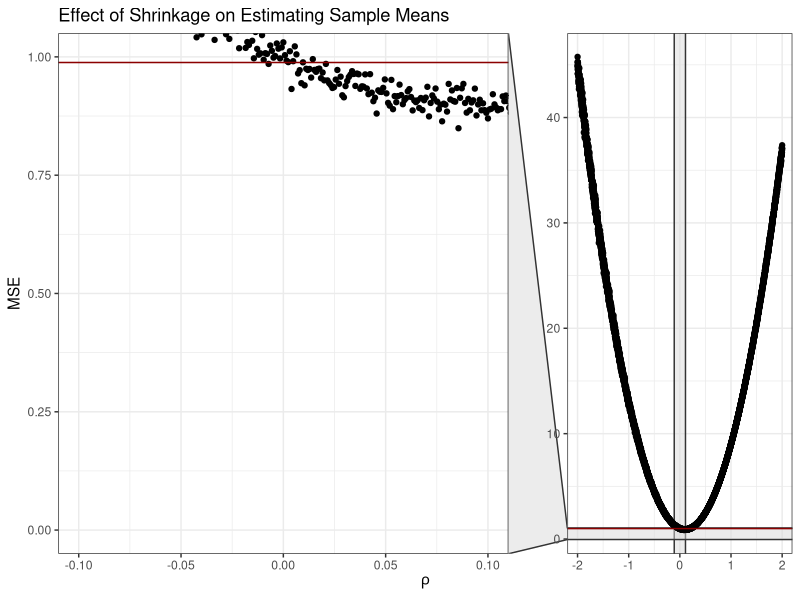
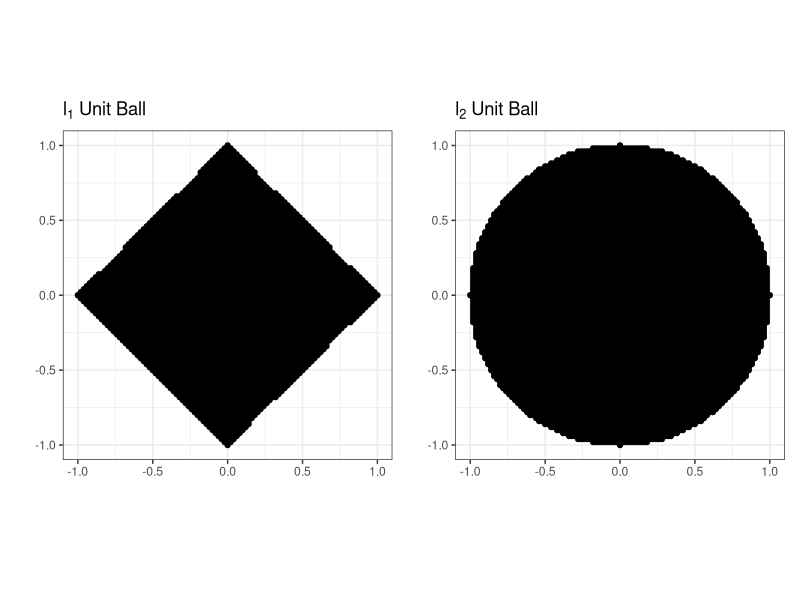
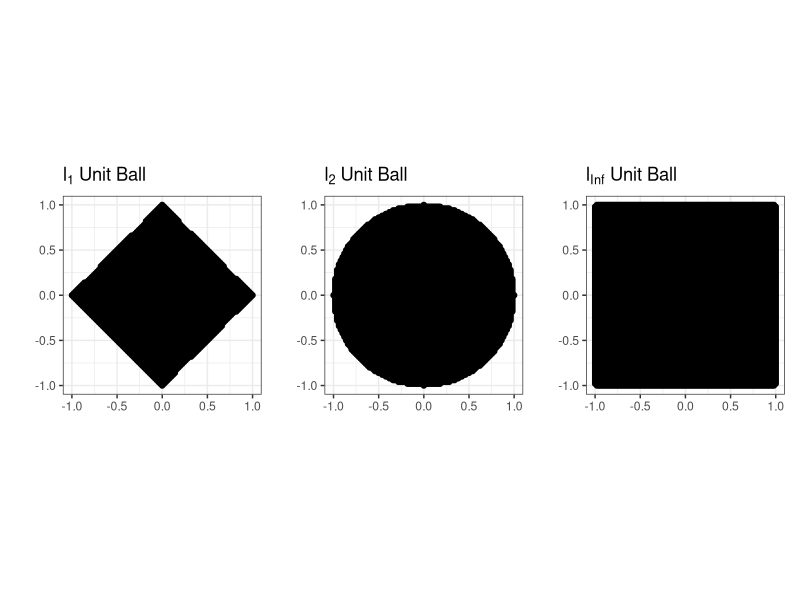
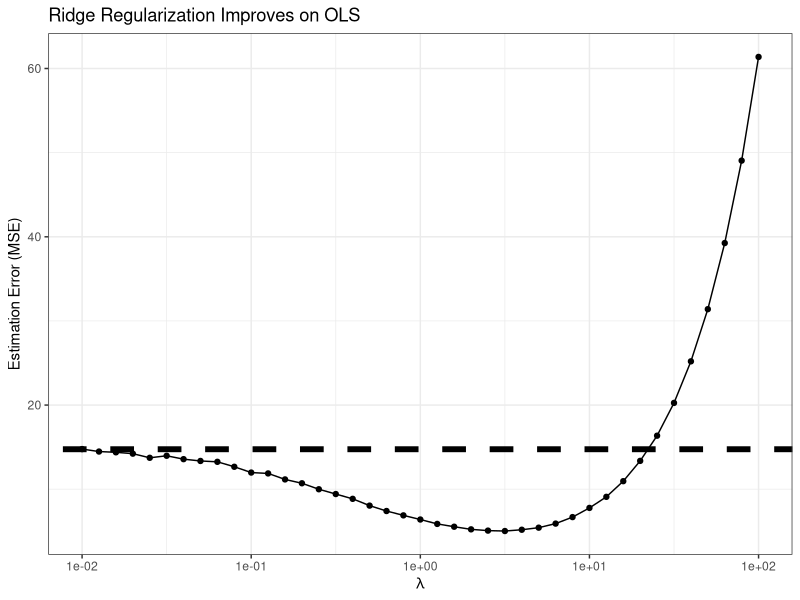

These charts were generated, in order, by the following R code:
## ---- chunk 1
library(tidyverse)
library(ggforce)

mu <- 3
sigma <- 1
estimate_mse <- function(rho){
    X <- rnorm(5000, mean=mu, sd=sigma)
    shrunk_estimate = (1 - rho) * X
    data.frame(rho, 
               mse_shrinkage = mean((mu - shrunk_estimate)^2))
}

simulation_mse <- 
    map(seq(-2, 2, length.out=5001), estimate_mse) |>
    list_rbind()


ggplot(simulation_mse, 
       aes(x=rho, y=mse_shrinkage)) + 
    geom_point() + 
    theme_bw() + 
    xlab(expression(rho)) + 
    geom_hline(yintercept=estimate_mse(0)$mse_shrinkage, 
               color="red4") + 
    ylab("MSE") + 
    ggtitle("Effect of Shrinkage on Estimating Sample Means") + 
    facet_zoom(xlim=c(-0.1, 0.1), 
               ylim=c(0, 1))
## ---- chunk 2
#| echo: false
#| fig.asp: 0.3
library(patchwork)
plot_ball <- function(p){
    title <- bquote(l[.(p)]~"Unit Ball")
    expand_grid(x=seq(-2, 2, length.out=201), 
                y=seq(-2, 2, length.out=201)) |>
        mutate(interior = abs(x)^p + abs(y)^p <= 1) |>
        filter(interior) |>
        ggplot(aes(x=x, y=y)) + 
        geom_point() + 
        coord_fixed() + 
        ggtitle(title) + 
        theme_bw() + 
        xlab("") + ylab("")
}
plot_ball(1) + plot_ball(2)
## ---- chunk 3
#| echo: false
#| fig.asp: 0.3
library(patchwork)
plot_ball <- function(p){
    title <- bquote(l[.(p)]~"Unit Ball")
    expand_grid(x=seq(-2, 2, length.out=201), 
                y=seq(-2, 2, length.out=201)) |>
        mutate(interior = abs(x)^p + abs(y)^p <= 1) |>
        filter(interior) |>
        ggplot(aes(x=x, y=y)) + 
        geom_point() + 
        coord_fixed() + 
        ggtitle(title) + 
        theme_bw() + 
        xlab("") + ylab("")
}
plot_ball(1) + plot_ball(2) + plot_ball(Inf)
## ---- chunk 4
#| warning: false
n <- 100
p <- 80
Z <- matrix(rnorm(n * p), nrow=n)
L <- chol(toeplitz(0.6^(1:p))) # Add 'AR(1)' correlation
X <- Z %*% L
beta <- runif(p, 2, 3)

eye <- function(n) diag(1, n, n)
calculate_ridge_mse <- function(lambda, nreps = 1000){
    MSE <- mean(replicate(nreps, {
        y <- X %*% beta + rnorm(n, sd=1)
        beta_hat <- solve(crossprod(X) + lambda * eye(p), crossprod(X, y))
        sum((beta - beta_hat)^2)
    }))
    
    data.frame(lambda=lambda, MSE=MSE)
}

lambda_grid <- 10^(seq(-2, 2, length.out=41))

RIDGE_MSE <- map(lambda_grid, calculate_ridge_mse) |> list_rbind()
OLS_MSE <- calculate_ridge_mse(0)$MSE # Ridge at lambda = 0 => OLS

ggplot(RIDGE_MSE, aes(x=lambda, y=MSE)) + 
    geom_point() + 
    geom_line() + 
    geom_abline(intercept=OLS_MSE, slope=0, lwd=2, lty=2) + 
    xlab(expression(lambda)) + 
    ylab("Estimation Error (MSE)") + 
    ggtitle("Ridge Regularization Improves on OLS") + 
    theme_bw() + 
    scale_x_log10()
